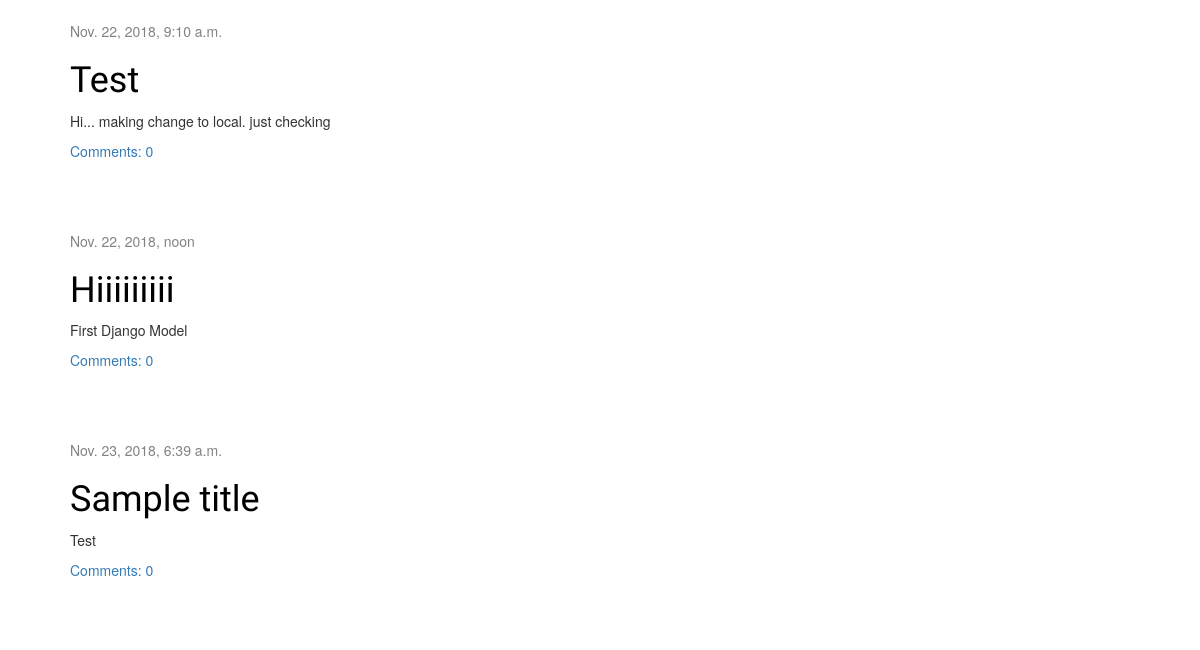
Before: /post/list/ (signed in, lower part) with the older database file.
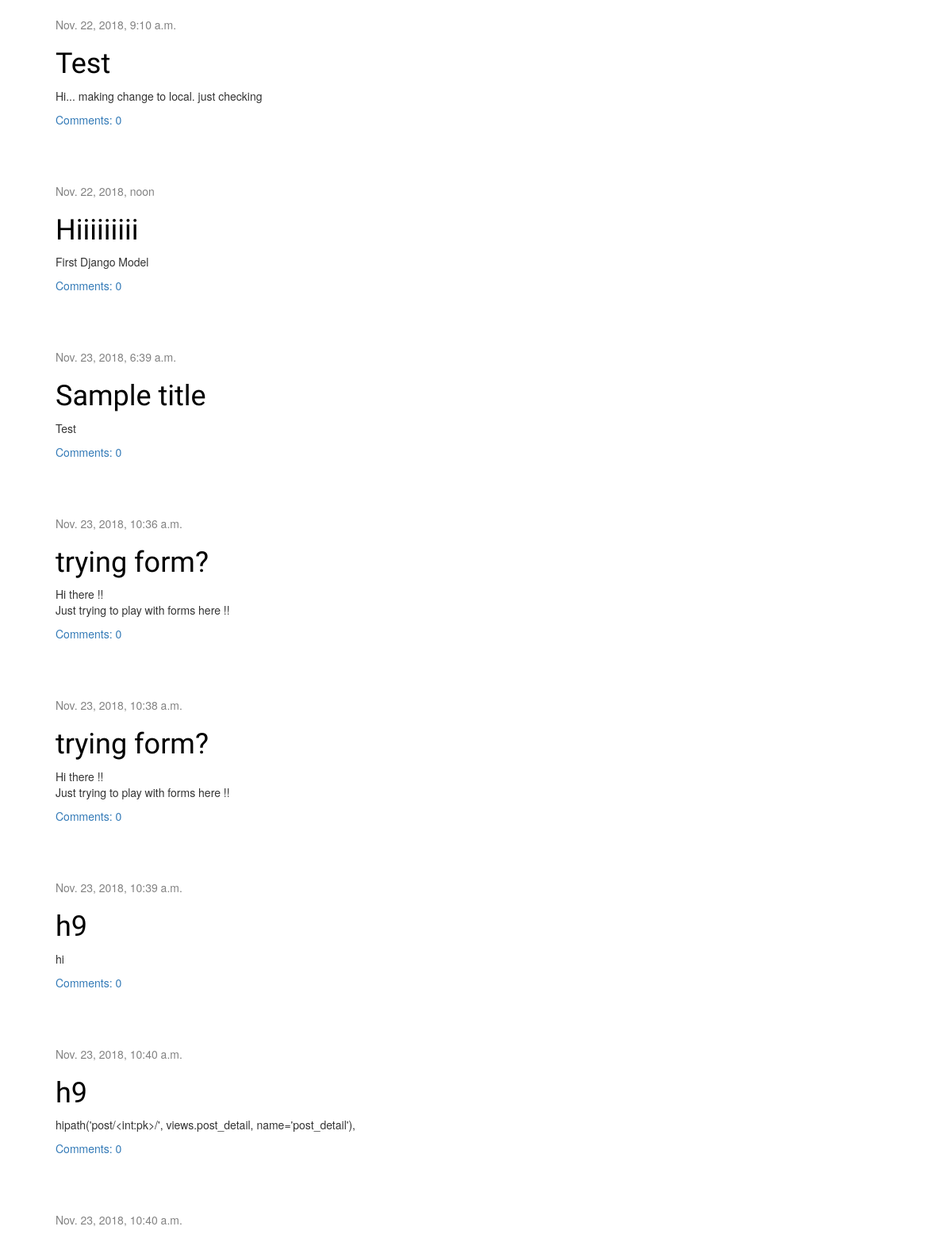
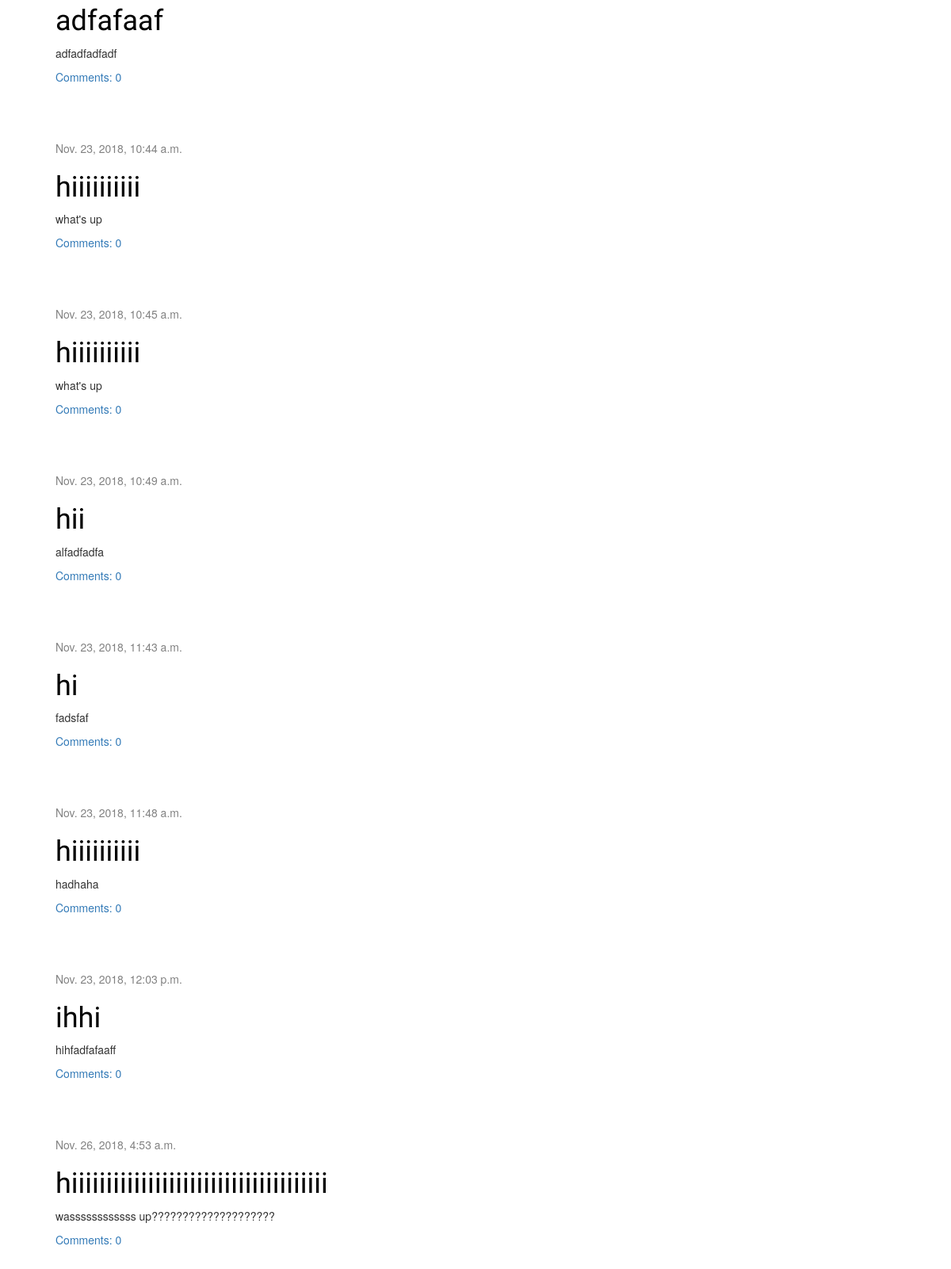
After: the same page with the newer database file (2 pictures, top to bottom).
### blog/models.py (models this page shows, shortened)
class Post(models.Model):
	author = models.ForeignKey(settings.AUTH_USER_MODEL, on_delete=models.CASCADE)
	title = models.CharField(max_length=200)
	text = models.TextField()
	created_date = models.DateTimeField(default=timezone.now)
	published_date = models.DateTimeField(blank=True, null=True)
	def approved_comments(self):
		return self.comments.filter(approved_comment=True)

### blog/views.py (the view)
# urls.py: url('post/list/', views.post_list, name='post_list'),
def post_list(request):
	posts =	Post.objects.filter(published_date__lte=timezone.now()).order_by('published_date')
	print ("inside post list method")
	return render(request, 'blog/post_list.html', {'posts': posts})

### blog/templates/blog/post_list.html
{% extends 'blog/base.html' %}
{% block content %}
    {% for post in posts %}
        <div class="post">
            <div class="date">
                {{ post.published_date }}
            </div>
            <h1><a href="{% url 'post_detail' pk=post.pk %}">{{ post.title }}</a></h1>
            <p>{{ post.text|linebreaksbr }}</p>
 	    <a href="{% url 'post_detail' pk=post.pk %}">Comments: {{ post.approved_comments.count }}</a>
        </div>
    {% endfor %}
{% endblock content %}

Changed rows visible on the page:
added Post: published_date "Nov. 23, 2018, 10:36 a.m.", title "trying form?", text "Hi there !! Just trying to play with forms here !!", approved_comments.count "0"
added Post: published_date "Nov. 23, 2018, 10:38 a.m.", title "trying form?", text "Hi there !! Just trying to play with forms here !!", approved_comments.count "0"
added Post: published_date "Nov. 23, 2018, 10:39 a.m.", title "h9", text "hi", approved_comments.count "0"
added Post: published_date "Nov. 23, 2018, 10:40 a.m.", title "h9", text "hipath('post/<int:pk>/', views.post_detail, name='post_detail'),", approved_comments.count "0"
added Post: published_date "Nov. 23, 2018, 10:40 a.m.", title "adfafaaf", text "adfadfadfadf", approved_comments.count "0"
added Post: published_date "Nov. 23, 2018, 10:44 a.m.", title "hiiiiiiiiii", text "what's up", approved_comments.count "0"
added Post: published_date "Nov. 23, 2018, 10:45 a.m.", title "hiiiiiiiiii", text "what's up", approved_comments.count "0"
added Post: published_date "Nov. 23, 2018, 10:49 a.m.", title "hii", text "alfadfadfa", approved_comments.count "0"
added Post: published_date "Nov. 23, 2018, 11:43 a.m.", title "hi", text "fadsfaf", approved_comments.count "0"
added Post: published_date "Nov. 23, 2018, 11:48 a.m.", title "hiiiiiiiiii", text "hadhaha", approved_comments.count "0"
added Post: published_date "Nov. 23, 2018, 12:03 p.m.", title "ihhi", text "hihfadfafaaff", approved_comments.count "0"
added Post: published_date "Nov. 26, 2018, 4:53 a.m.", title "hiiiiiiiiiiiiiiiiiiiiiiiiiiiiiiiiiiiii", text "wassssssssssss up????????????????????", approved_comments.count "0"
